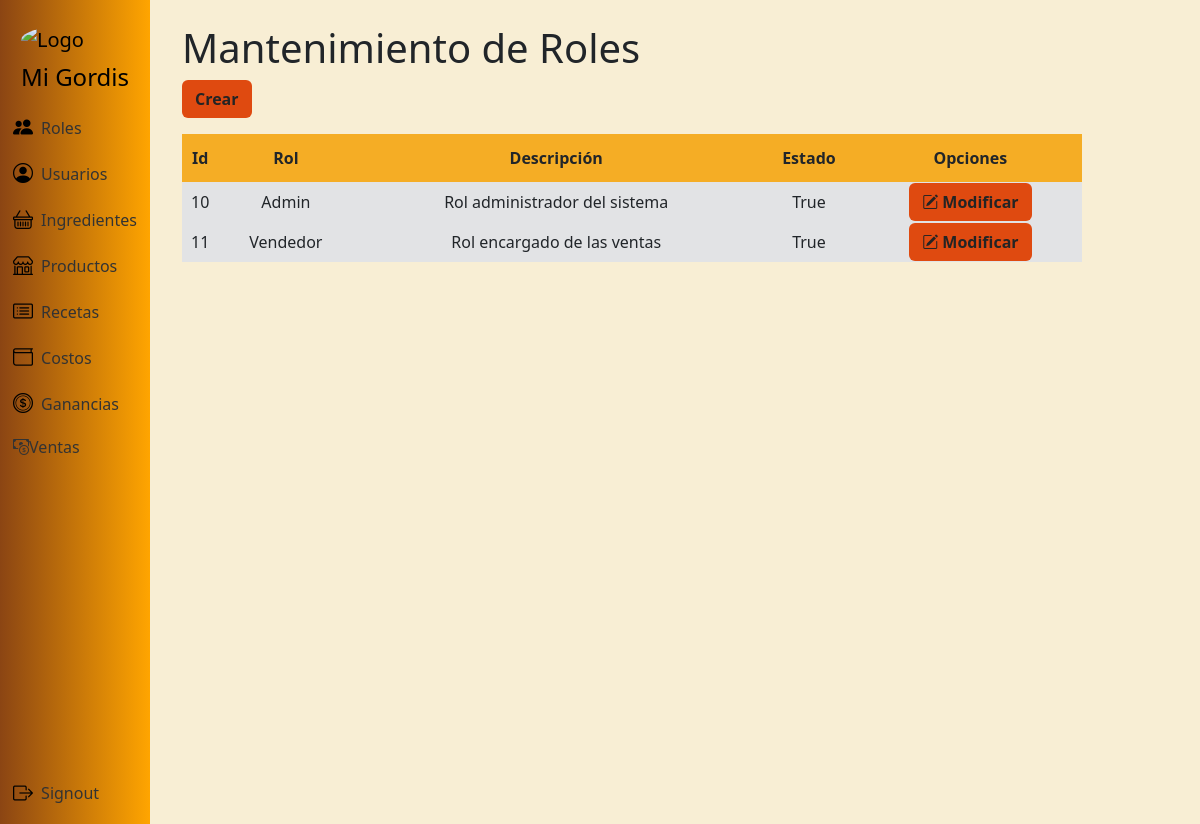
The page /roles/ (signed in) on the database its author committed.
### app/models.py (models this page shows, shortened)
class Rol(models.Model):
    id_rol = models.AutoField(primary_key=True)
    nombre_rol = models.CharField(max_length=50)
    descripcion = models.TextField(blank=True)
    estado = models.BooleanField(default=True)
    is_admin = models.BooleanField(default=False)

### app/views.py (the view)
# urls.py: path("roles/", views.roles, name="roles"),
@login_required
@admin_required
def roles(request):
    roles = Rol.objects.all()
    contexto = {"roles": roles}
    return render(request, "rol/rol.html", contexto)

### app/models.py (called while the page is built)
    @property
    def is_rol_admin(self):
        return self.rol.is_admin if self.rol else False

### app/templates/rol/rol.html
{% extends 'layouts/base.html' %}
{% block content %}
<h1>Mantenimiento de Roles</h1>
<a class="btn btn-color fw-bold mb-3" href="{% url 'rol_crear' %}" role="button">Crear</a>
<table class="tb">
  <thead class="encabezado-tabla fw-bold">
    <tr>
      <td scope="col ">Id</td>
      <td scope="col">Rol</td>
      <td scope="col">Descripción</td>
      <td scope="col">Estado</td>
      <th colspan="2">Opciones</th>
    </tr>
  </thead>
  <tbody class="bg-secondary-subtle">
    {% for rol in roles %}
    <tr>
        <td>{{ rol.id_rol }}</td>
        <td>{{ rol.nombre_rol }}</td>
        <td>{{ rol.descripcion }}</td>
        <td>{{ rol.estado }}</td>
        <td><a class="btn btn-color btn-m fw-bold" href="{% url 'rol_modificar' rol.id_rol %}" role="button">
          <i class="bi bi-pencil-square"></i>
          Modificar
        </a></td>
    </tr>
    {% endfor %}
  </tbody>
</table>
{% endblock %}

### app/static/css/styles.css (style rules this page uses)
.tb { width: 900px; text-align: center; }
.encabezado-tabla { background-color: #f5ad25; height: 3em; }
.btn-color { background-color: #df4a10; color: #242424; }

### app/templates/layouts/base.html (style rules this page uses)
html, body { height: 100%; margin: 0; padding: 0; }
body { background-color: #f8eed4; background-size: cover; background-repeat: no-repeat; background-position: center; background-attachment: fixed; padding-left: 170px; }

### rows shown on the page
Rol: id_rol "10", nombre_rol "Admin", descripcion "Rol administrador del sistema", estado "True"
Rol: id_rol "11", nombre_rol "Vendedor", descripcion "Rol encargado de las ventas", estado "True"
